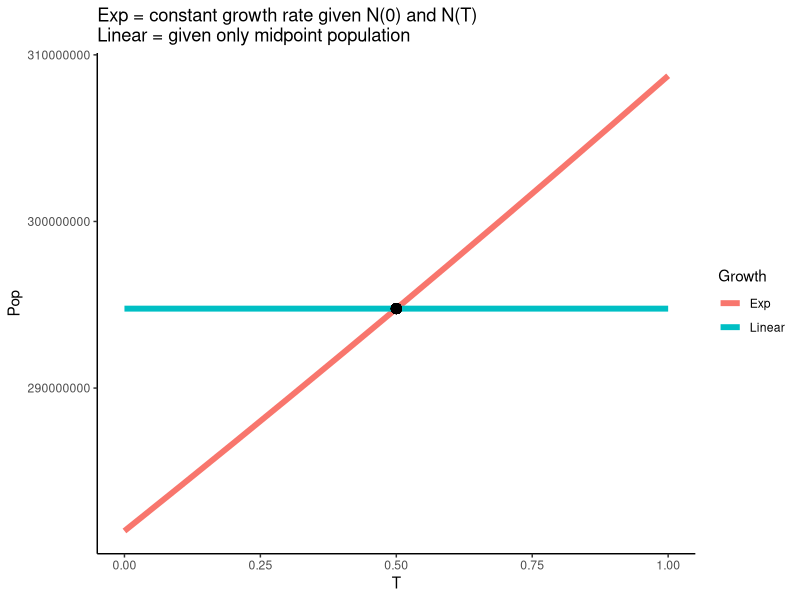
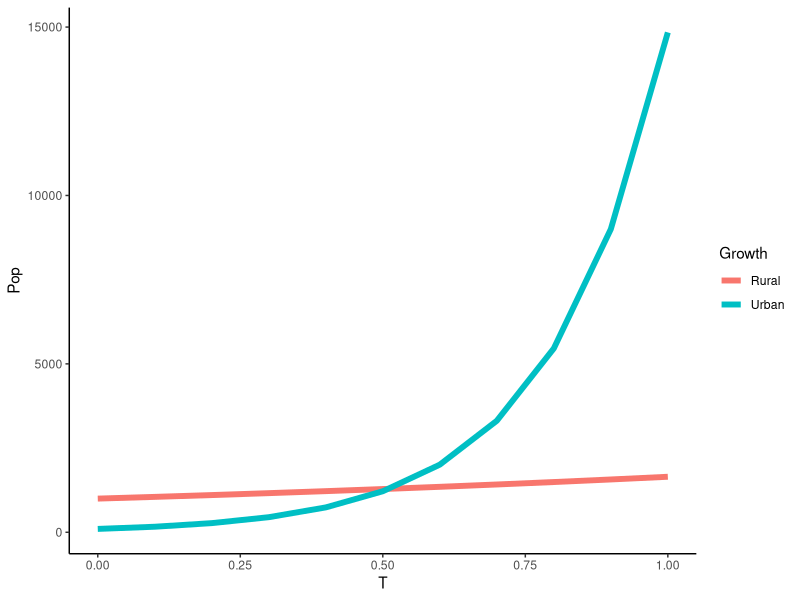

Write R code to recreate these figures, in order.
## ---- chunk 1
# Load knitr package and settings
library(knitr)
library(data.table)
library(ggplot2)
options(scipen=999)
#opts_chunk$set(fig.align='center', tidy=TRUE, tidy.opts=list(blank=TRUE, width.cutoff=40), warning=FALSE,message=FALSE)
## ---- chunk 2
# Because the instantaneous growth rate is constant over the interval, it can be calculated as the mean annualized growth rate.
N_t1 <- 281421906
N_t2 <- 308745538
t1 <- 2000.25
t2 <- 2010.25
T <- t2 - t1
r_star <- log(N_t2 / N_t1) / T
answer_1a <- r_star
## ---- chunk 3
tripling_time <- log(3) / r_star
answer_1b <- tripling_time
## ---- chunk 4
# Given our growth rate is constant...
py <- ((N_t2 - N_t1) * T) / log(N_t2 / N_t1)
answer_1c <- py
## ---- chunk 5
# What was the population size in the middle of the intercensual period?
# Given that growth rate is constant...
pop_at_t <- function(t) {
  new_pop <- N_t1 * exp(r_star * t)
  return(new_pop)
}
N_mid <- pop_at_t(T/2)
answer_1d <- N_mid
## ---- chunk 6
## Given only midpoint population, we have to assume linear growth
py_linear <- N_mid * T

growth <- data.table(T = seq(0,1,0.1),
                     Pop = c(rep(N_mid, 11),
                             pop_at_t(0:10)),
                     Growth = c(rep('Linear', 11),
                                rep('Exp', 11)))

ggplot(data = growth) +
  geom_line(aes(x = T,
                y = Pop,
                color = Growth),
            size = 2) +
  geom_point(x = 0.5, y = N_mid, color = 'black', size = 3) + 
  ggtitle("Exp = constant growth rate given N(0) and N(T)\nLinear = given only midpoint population") + 
  theme_classic()
## ---- chunk 7
## Instead of 2000.25 to 2010.25, it's now 2000.25 - 2010.08333
N_t1 <- 281421906
N_t2 <- 308745538
t1 <- 2000.25
t2 <- 2010 + (1/12)
T <- t2 - t1
r_star <- log(N_t2 / N_t1) / T
answer_3a <- r_star
## ---- chunk 8
pop_at_t <- function(t, r_star, N_t1) {
  new_pop <- N_t1 * exp(r_star * t)
  return(new_pop)
}
N_mid <- pop_at_t(t = (T/2), r_star = r_star, N_t1 = N_t1)
answer_3b <- N_mid
## Bigger, because it has to get to the same end population faster
## ---- chunk 9
## Reset to initial pops and dates
N_t1 <- 281421906
N_t2 <- 308745538
t1 <- 2000.25
t2 <- 2010.25
T <- t2 - t1
## Inputs:
##    j = number of times to compound per year
##    year_interval = years in the period
##    start_pop
##    end_pop
## Outputs:
##    r_j = annual geometric growth rate
calc_geo_r <- function(j, year_interval, start_pop, end_pop) {
  r_j <- j * ((end_pop / start_pop)^(1/(j*year_interval)) - 1)
  return(r_j)
}

## Apply function over j = 1, 12, 365 (annually, monthly, daily, continuously)
geom_rates <- lapply(c(1,12,365,1000000),
                     calc_geo_r,
                     year_interval = T,
                     start_pop = N_t1,
                     end_pop = N_t2)
## ---- chunk 10
calc_geo_r_2 <- function(j, annual_rate) {
  r_j <- j * ((1 + annual_rate)^(1/j) - 1)
  return(r_j)
}
r_j_cont <- calc_geo_r_2(j = 1000000, annual_rate = geom_rates[[1]])
answer_4b <- r_j_cont
## ---- chunk 11
r_star_ukraine <- -0.49 / 100
halving_time <- log(0.5) / r_star_ukraine
answer_4B <- halving_time
## ---- chunk 12
t1_urban <- 100
t1_rural <- 1000
r_star_urban <- 0.5
r_star_rural <- 0.05
growth_comparison <- data.table(T = seq(0,1,0.1),
                                 Pop = c(pop_at_t(0:10, r_star = r_star_urban, N_t1 = t1_urban),
                                         pop_at_t(0:10, r_star = r_star_rural, N_t1 = t1_rural)),
                                 Growth = c(rep('Urban', 11),
                                            rep('Rural', 11)))
ggplot() +
  geom_line(data = growth_comparison,
            aes(x = T,
                y = Pop,
                color = Growth),
            size = 2) +
  theme_classic()

growth_comparison <- dcast(growth_comparison, T ~ Growth, value.var = "Pop")
growth_comparison[, pop_ratio := Urban / Rural]
t1_ratio <- growth_comparison[T == 0, pop_ratio]
t2_ratio <- growth_comparison[T == 1, pop_ratio]
ratio_growth_rate <- log(t2_ratio / t1_ratio) / 10
ratio_growth_rate == (r_star_urban - r_star_rural)
